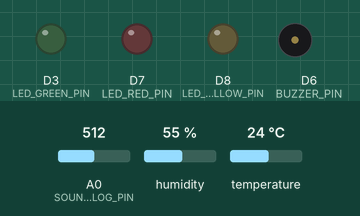
A sketch run on a simulated ESP8266 (NodeMCU). Shown: output pins drawn as LEDs (lit = HIGH), buzzer (waves = sounding, pin HIGH). The inputs (shaded band) are chosen by the test bench; at power-on: A0 (SOUND_ANALOG_PIN) = 512, humidity 55 %, temperature 24 °C. WiFi joins after 1.5 s; servers stay silent unless stated; uploads are accepted with an empty reply; what the sketch prints to the serial monitor is not drawn.

Above: at 16.0 s.
At 30.64 s:
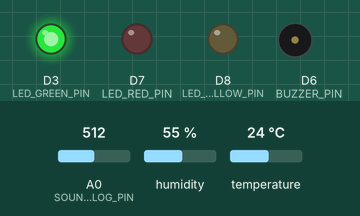
Timing chart, 0 to 40.8 s (numbered marks = the images above):
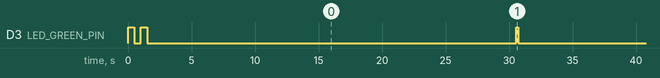

Measured:
- by itself, D3 (LED_GREEN_PIN): goes LOW 0.50 s, HIGH 0.50 s, 4 × (LOW 29.1 s, HIGH 0.15 s), then LOW

The sketch:

iot_baby_cradle.ino
```cpp
/**
 * IoT Baby Cradle — ESP8266 NodeMCU
 * Cry detection (sound sensor) + DHT11 monitoring + Laravel API
 *
 * Fixes applied vs. original:
 *  - Green LED state tracked in a variable instead of digitalRead()
 *    on an output pin (unreliable on some ESP8266 cores).
 *  - Cry alert and DHT warning unified into a single indicator
 *    state machine so they no longer override each other's LED/buzzer.
 *    Cry alert takes priority over a DHT warning.
 *  - DHT payload built once per loop and reused for both the
 *    heartbeat post and the incident post (was built twice).
 */

#include <ESP8266WiFi.h>
#include <ESP8266HTTPClient.h>
#include <ArduinoJson.h>
#include <DHT.h>

// ─── WiFi credentials ───────────────────────────────
const char* WIFI_SSID     = "ITProfessional";
const char* WIFI_PASSWORD = "ITPro@250";

// ─── Server settings ────────────────────────────────
const char* SERVER_HOST   = "http://192.168.191.236:8000";
const char* API_ENDPOINT  = "/api/device-activities";
const char* DEVICE_TOKEN  = "dd332414-fed9-46c7-9cf4-f5a5c9c1ef17";

// ─── Pin definitions ────────────────────────────────
#define SOUND_ANALOG_PIN  A0
#define DHT_PIN           D4
#define DHT_TYPE          DHT11
#define BUZZER_PIN        D6
#define LED_RED_PIN       D7
#define LED_YELLOW_PIN    D8
#define LED_GREEN_PIN     D3

// ─── Thresholds ─────────────────────────────────────
const int   CRY_THRESHOLD = 600;
const float TEMP_HIGH     = 35.0;
const float TEMP_LOW      = 16.0;
const float HUMID_HIGH    = 80.0;
const float HUMID_LOW     = 30.0;

// ─── Timing constants (ms) ──────────────────────────
const unsigned long HEARTBEAT_INTERVAL = 30000;
const unsigned long CRY_COOLDOWN       = 10000;
const unsigned long DHT_COOLDOWN       = 15000;
const unsigned long ALERT_DURATION     = 3000;  // cry alert (red)
const unsigned long WARNING_DURATION   = 500;   // DHT warning (yellow)

// ─── Globals ────────────────────────────────────────
DHT dht(DHT_PIN, DHT_TYPE);

unsigned long lastCryAlert  = 0;
unsigned long lastDhtAlert  = 0;
unsigned long lastHeartbeat = 0;

bool greenLedState = false;

// Unified indicator state machine (replaces separate alert/warning flags)
enum IndicatorType { IND_NONE, IND_CRY, IND_DHT };
IndicatorType indicatorType   = IND_NONE;
unsigned long indicatorEndsAt = 0;

// ─── Helpers ────────────────────────────────────────
void stopOutputs() {
  digitalWrite(BUZZER_PIN, LOW);
  digitalWrite(LED_RED_PIN, LOW);
  digitalWrite(LED_YELLOW_PIN, LOW);
  indicatorType = IND_NONE;
}

void blinkGreen() {
  greenLedState = true;
  digitalWrite(LED_GREEN_PIN, HIGH);
  delay(150);
  greenLedState = false;
  digitalWrite(LED_GREEN_PIN, LOW);
}

// type = IND_CRY (red, higher priority) or IND_DHT (yellow).
// A cry alert in progress cannot be interrupted by a DHT warning;
// a DHT warning can be interrupted by a cry alert.
void startIndicator(IndicatorType type, unsigned long durationMs) {
  if (indicatorType == IND_CRY && type == IND_DHT) return; // cry wins

  indicatorType   = type;
  indicatorEndsAt = millis() + durationMs;

  digitalWrite(LED_RED_PIN,    type == IND_CRY ? HIGH : LOW);
  digitalWrite(LED_YELLOW_PIN, type == IND_DHT ? HIGH : LOW);
  digitalWrite(BUZZER_PIN, HIGH);
}

void updateIndicator(unsigned long now) {
  if (indicatorType != IND_NONE && now >= indicatorEndsAt) {
    stopOutputs();
  }
}

bool readDHT(float& temp, float& hum) {
  temp = dht.readTemperature();
  hum  = dht.readHumidity();
  return (!isnan(temp) && !isnan(hum));
}

bool postActivity(const char* eventType, const String& payload) {
  if (WiFi.status() != WL_CONNECTED) return false;

  WiFiClient client;
  HTTPClient http;
  String url = String(SERVER_HOST) + String(API_ENDPOINT);
  http.begin(client, url);
  http.addHeader("Content-Type", "application/json");
  http.addHeader("Accept", "application/json");

  StaticJsonDocument<512> doc;
  doc["device_token"] = DEVICE_TOKEN;
  doc["event_type"]   = eventType;
  doc["payload"]      = payload;

  String body;
  serializeJson(doc, body);

  int httpCode = http.POST(body);
  http.end();

  return (httpCode >= 200 && httpCode < 300);
}

String buildDhtPayload(float temp, float hum, bool tempAlert, bool humidAlert) {
  StaticJsonDocument<128> doc;
  doc["temperature"] = temp;
  doc["humidity"]    = hum;
  doc["temp_alert"]  = tempAlert;
  doc["humid_alert"] = humidAlert;
  String payload;
  serializeJson(doc, payload);
  return payload;
}

void connectWiFi() {
  WiFi.mode(WIFI_STA);
  WiFi.begin(WIFI_SSID, WIFI_PASSWORD);
  unsigned long start = millis();
  while (WiFi.status() != WL_CONNECTED && millis() - start < 20000) {
    greenLedState = !greenLedState;
    digitalWrite(LED_GREEN_PIN, greenLedState);
    delay(500);
  }
  greenLedState = false;
  digitalWrite(LED_GREEN_PIN, LOW);
}

// ─── Setup ──────────────────────────────────────────
void setup() {
  Serial.begin(115200);
  pinMode(BUZZER_PIN, OUTPUT);
  pinMode(LED_RED_PIN, OUTPUT);
  pinMode(LED_YELLOW_PIN, OUTPUT);
  pinMode(LED_GREEN_PIN, OUTPUT);

  stopOutputs();
  dht.begin();
  connectWiFi();
  Serial.println(F("[IoTBabyCradle] Ready."));
}

// ─── Main Loop ──────────────────────────────────────
void loop() {
  unsigned long now = millis();

  updateIndicator(now);

  // Sound sensor — cry detection
  int soundLevel = analogRead(SOUND_ANALOG_PIN);
  if (soundLevel >= CRY_THRESHOLD && (now - lastCryAlert >= CRY_COOLDOWN)) {
    lastCryAlert = now;
    StaticJsonDocument<64> doc;
    doc["sound_level"] = soundLevel;
    String payload;
    serializeJson(doc, payload);
    if (postActivity("cry_detected", payload)) blinkGreen();
    startIndicator(IND_CRY, ALERT_DURATION);
  }

  // DHT11 sensor — temperature & humidity
  float temperature, humidity;
  if (readDHT(temperature, humidity)) {
    bool tempAlert   = (temperature > TEMP_HIGH || temperature < TEMP_LOW);
    bool humidAlert  = (humidity > HUMID_HIGH || humidity < HUMID_LOW);
    bool dhtIncident = tempAlert || humidAlert;

    bool needHeartbeat = (now - lastHeartbeat >= HEARTBEAT_INTERVAL);
    bool needIncident   = dhtIncident && (now - lastDhtAlert >= DHT_COOLDOWN);

    // Build the payload once and reuse it for whichever post(s) fire this pass
    if (needHeartbeat || needIncident) {
      String payload = buildDhtPayload(temperature, humidity, tempAlert, humidAlert);

      if (needHeartbeat) {
        lastHeartbeat = now;
        if (postActivity("dht", payload)) blinkGreen();
      }
      if (needIncident) {
        lastDhtAlert = now;
        if (postActivity("dht", payload)) blinkGreen();
        startIndicator(IND_DHT, WARNING_DURATION);
      }
    }
  }

  if (WiFi.status() != WL_CONNECTED) connectWiFi();
  delay(500);
}
```
